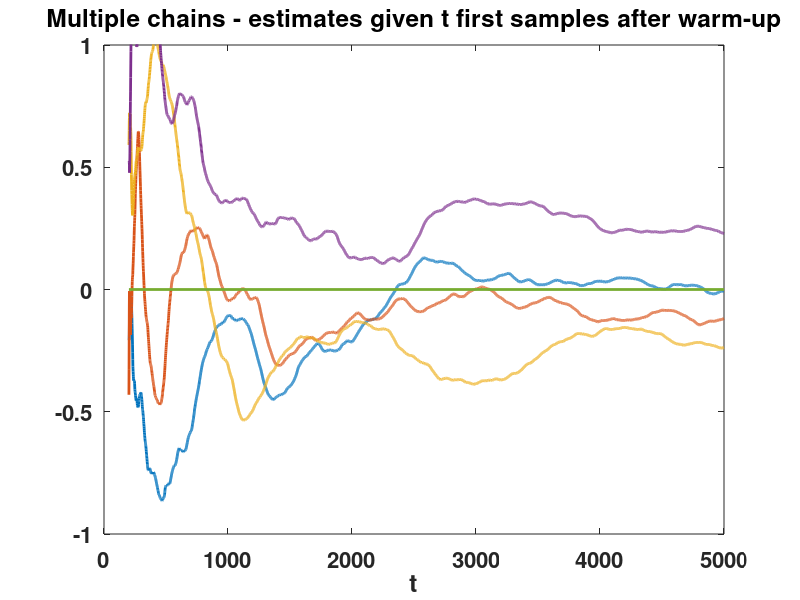

This chart was generated by the following MATLAB code: (Note: this script raises an error after producing the figure.)
% Bayesian data analysis
% Aki Vehtari <Aki.Vehtari@aalto.fi>

% Convergence demonstration

clf
% default settings for figure
set(gcf,'DefaultLineLineWidth',2)
set(gcf,'DefaultAxesFontSize',16,'DefaultAxesFontWeight','bold')

y1=0;y2=0;r=0.8; % parameters of the Normal-distribution, which is used as a
                 % toy target distribution for illustration
S=[1 r;r 1];     % covariance matrix of the toy distribution

t1=-2.5;t2=2.5;  % starting value for the chain
sp=0.8;          % scale for proposal distribution
M=5000;          % number of iterations
tt=zeros(M,2);   % variable for saving samples
tt(1,:)=[t1 t2]; % save starting point
rr=0;            % variable for saving number of rejections

Y1=linspace(-4,4,200);
Y2=linspace(-4,4,200);

% different starting points
t1s=[-2.5 -2.5 2.5 2.5];
t2s=[2.5 -2.5 2.5 -2.5];
sp=0.2;
%for i2=1:4
%  tt=zeros(M,2);   % variable for saving samples
%  tt(1,:)=[t1s(i2) t2s(i2)]; % save starting point
%  rr=0;            % variable for saving number of rejections
%  % Metropolis algorithm here
%  tts(:,:,i2)=tt;
%end
% precomputed values from 4 Metropolis chains
% note that for the illustration purposes the proposal distribution was
% intentionally selected to get slow convergence
load demo11_3
%>> whos -file demo11_3
%  Name      Size                           Bytes  Class
%  tt     5000x2                            80000  double array
%  tts    5000x2x4                         320000  double array

plot(squeeze(tts(1:50,1,:)))
title('Multiple chains - no convergence yet')
xlabel('t')
pause

plot(squeeze(tts(1:1000,1,:)))
title('Multiple chains - probabaly converged')
xlabel('t')
pause

burnin=201;
h=plot(burnin:5000,cumsum(squeeze(tts(burnin:5000,1,:)))./repmat([1:(5000-burnin+1)]',1,4));
xlabel('t')
title('Multiple chains - estimates given t first samples after warm-up')

pause
line([burnin M],[0 0])
axis([0 5000 -1 1])
burnin=100;
% compute the effective number of samples
[R,neff] = psrf(tt(burnin:M,:));
% for a simpler plot, use the minimum neff (each parameter has its own neff)
neff=min(neff);
% plot approximative 95% quantiles for Markov chain Monte Carlo error
% this takes into account that samples are not independent
line([burnin:M],1.96./sqrt([burnin:M]/(M/neff)),'LineStyle','--','Color','k')
h2=line([burnin:M],-1.96./sqrt([burnin:M]/(M/neff)),'LineStyle','--','Color','k');
legend([h' h2],'1','2','3','4','95% interval for MCMC error')
xlabel('t')
